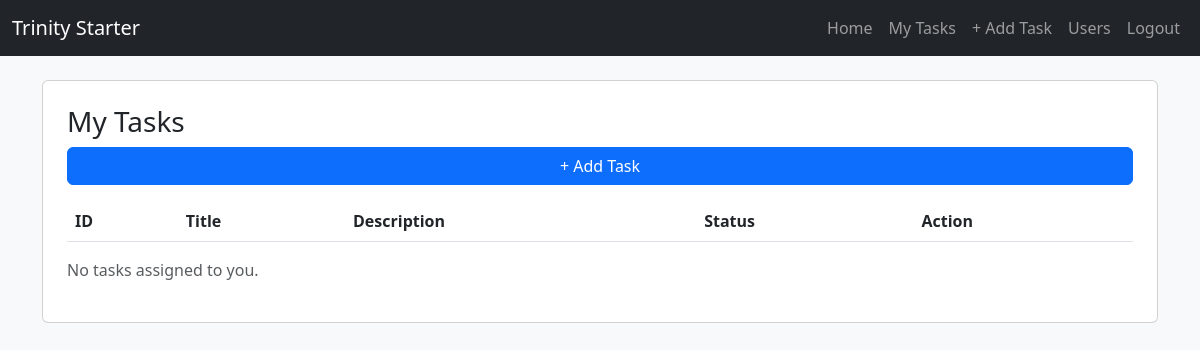
Before: /tasks (signed in) with the older database file.
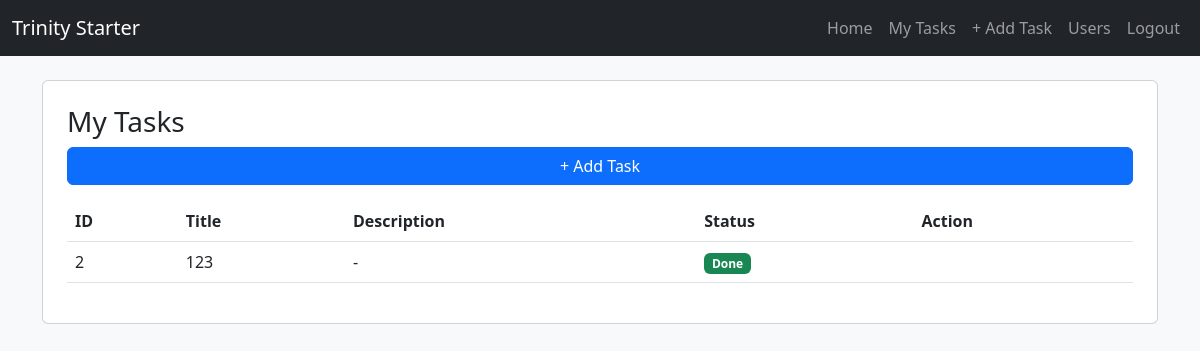
After: the same page with the newer database file.
### app.py (models this page shows)
class Task(db.Model):
    id = db.Column(db.Integer, primary_key=True)
    title = db.Column(db.String(255), nullable=False)
    description = db.Column(db.Text)
    assignee_id = db.Column(db.Integer, db.ForeignKey('user.id'))
    created_by_id = db.Column(db.Integer, db.ForeignKey('user.id'))
    status = db.Column(db.String(50), default='Pending')

### app.py (the view)
@app.route('/tasks')
@login_required
def tasks():
    my_tasks = Task.query.filter_by(assignee_id=current_user.id).order_by(Task.id.desc()).all()
    return render_template('tasks.html', tasks=my_tasks)

### app.py (called while the page is built)
@login_manager.user_loader
def load_user(user_id):
    return User.query.get(int(user_id))

### templates/tasks.html (shortened to what this page needs)
{% extends 'base.html' %}
{% block content %}
  <div class="card p-4">
    <h3>My Tasks</h3>
    <a href="{{ url_for('add_task') }}" class="btn btn-primary mb-3">+ Add Task</a>
    <table class="table">
      <thead><tr><th>ID</th><th>Title</th><th>Description</th><th>Status</th><th>Action</th></tr></thead>
      <tbody>
        {% for task in tasks %}
        <tr>
          <td>{{ task.id }}</td>
          <td>{{ task.title }}</td>
          <td>{{ task.description[:50] or '-' }}</td>
          <td><span class="badge bg-{% if task.status == 'Done' %}success{% elif task.status == 'In Progress' %}warning{% else %}secondary{% endif %}">{{ task.status }}</span></td>
          <td>
          </td>
        </tr>
        {% endfor %}
      </tbody>
    </table>
    {% if not tasks %}
    <p class="text-muted">No tasks assigned to you.</p>
    {% endif %}
  </div>
{% endblock %}

### templates/base.html (shortened to what this page needs)
<!doctype html>
<html>
<head>
  <link href="https://cdn.jsdelivr.net/npm/bootstrap@5.3.0/dist/css/bootstrap.min.css" rel="stylesheet">
</head>
<body class="bg-light text-dark">
<nav class="navbar navbar-expand-lg navbar-dark bg-dark">
  <div class="container-fluid">
    <a class="navbar-brand" href="#">Trinity Starter</a>
    <div class="collapse navbar-collapse">
      <ul class="navbar-nav ms-auto">
        {% if current_user.is_authenticated %}
        <li class="nav-item"><a class="nav-link" href="{{ url_for('index') }}">Home</a></li>
        <li class="nav-item"><a class="nav-link" href="{{ url_for('tasks') }}">My Tasks</a></li>
        <li class="nav-item"><a class="nav-link" href="{{ url_for('add_task') }}">+ Add Task</a></li>
        <li class="nav-item"><a class="nav-link" href="{{ url_for('users') }}">Users</a></li>
        <li class="nav-item"><a class="nav-link" href="{{ url_for('logout') }}">Logout</a></li>
        {% else %}
        <li class="nav-item"><a class="nav-link" href="{{ url_for('login') }}">Login</a></li>
        <li class="nav-item"><a class="nav-link" href="{{ url_for('register') }}">Register</a></li>
        {% endif %}
      </ul>
    </div>
  </div>
</nav>
<div class="container mt-4">
  {% block content %}{% endblock %}
</div>
</body>
</html>

Changed rows visible on the page:
added Task: id "2", title "123", description "-", status "Done"
Other visible differences:
text no longer shown: "No tasks assigned to you."
